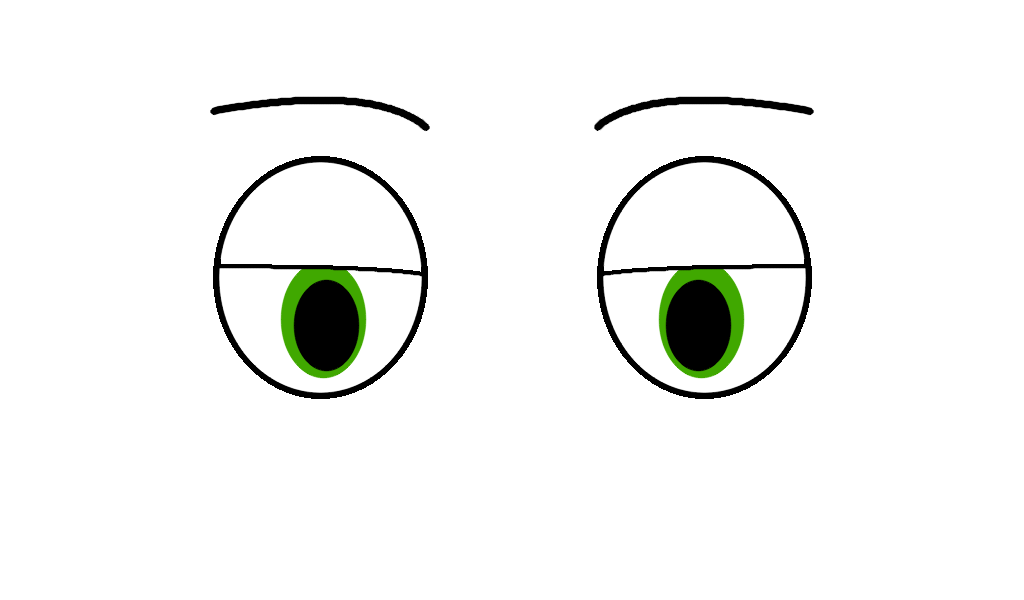
#> input picture face/assets/cncAtiva.png, 1024 x 600 px, given in place of the camera
$ python captura_e_gcode.py
#> lines starting #> are read from the running program, lines starting #| are printed output that depends on the picture
"""
tests/captura_e_gcode.py — Script independente de captura por webcam focado
exclusivamente na captura, limpeza de ruídos e impressão de desenhos.
"""

import os
import sys
import time
import math
from pathlib import Path
import cv2
import numpy as np
import serial

# ==============================================================================
# CONFIGURAÇÕES DA CNC E DA ÁREA DE DESENHO
# ==============================================================================
PORTA_SERIAL = "COM20"
BAUDRATE = 115200

MAX_X = 15.0
MAX_Y = 22.0

DRAW_W = 11.0
DRAW_H = 16.0
MARGIN_X = 1.0
MARGIN_Y = 1.5

Z_UP = 0.0
Z_DOWN = 10.0
MAX_Z = 10.0

F_DRAW = 200
F_TRAVEL = 200

SAMPLE_MM = 0.35
COMPRIMENTO_MIN_TRAÇO = 2.0  # Descarta ruidinhos curtos menores que 2 mm


# ==============================================================================
# 1. PROCESSAMENTO DE IMAGEM EXCLUSIVO PARA DESENHOS (Com remoção de ruídos)
# ==============================================================================
# [175 lines left out: functions extrair_linhas_desenho, gerar_gcode_direto, _status, enviar_gcode_cnc, not called in this run]


# ==============================================================================
# 4. LOOP PRINCIPAL (Direto para capturar desenhos)
# ==============================================================================
def main():
    cap = cv2.VideoCapture(1)
    if not cap.isOpened():
        print("Erro: Não foi possível acessar a câmera.")
        sys.exit(1)

    print("\n" + "=" * 60)
    print(" SISTEMA DE IMPRESSÃO DE DESENHOS - CNC")
    print("=" * 60)
    print(" Posicione o desenho no centro da câmera.")
    print(" Pressione 'ESPAÇO' para capturar ou 'Q' para sair.")
    print("=" * 60 + "\n")

    foto_capturada = None
    while True:
        ret, frame = cap.read()
#> frame is the input picture: shape (600, 1024, 3); mean B, G, R 243.1, 244.7, 243.7
        if not ret:
            print("Erro ao ler frame da câmera.")
            break

        #frame = cv2.flip(frame, 0)
        frame_limpo = frame.copy()

        h, w, _ = frame.shape
#> h = 600; w = 1024
        lado = min(h, w)
#> lado = 600
        x0, y0 = (w - lado) // 2, (h - lado) // 2
#> x0 = 212; y0 = 0
        cv2.rectangle(frame, (x0, y0), (x0 + lado, y0 + lado), (0, 255, 0), 2)
        cv2.putText(
            frame, "Pressione ESPACO para capturar", (20, 40),
            cv2.FONT_HERSHEY_SIMPLEX, 0.6, (0, 255, 0), 2
        )
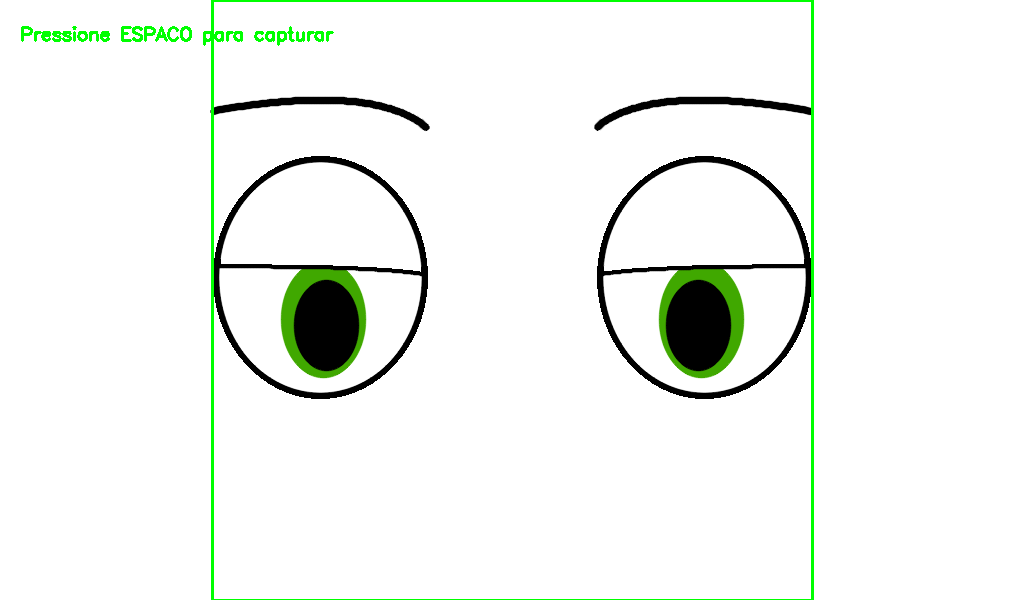
#> frame: shape (600, 1024, 3); mean B, G, R 240, 244.7, 240.6

        cv2.imshow("Camera - CNC Desenho", frame)

        key = cv2.waitKey(1) & 0xFF
#> (key q is pressed here)
        if key == ord(' '):
            foto_capturada = frame_limpo
            print("\n[CAPTURADO] Foto do desenho registrada com sucesso!")
            break
        elif key == ord('q'):
            print("Encerrado pelo usuário.")
            cap.release()
            cv2.destroyAllWindows()
            sys.exit(0)
#> (the program exits here)
